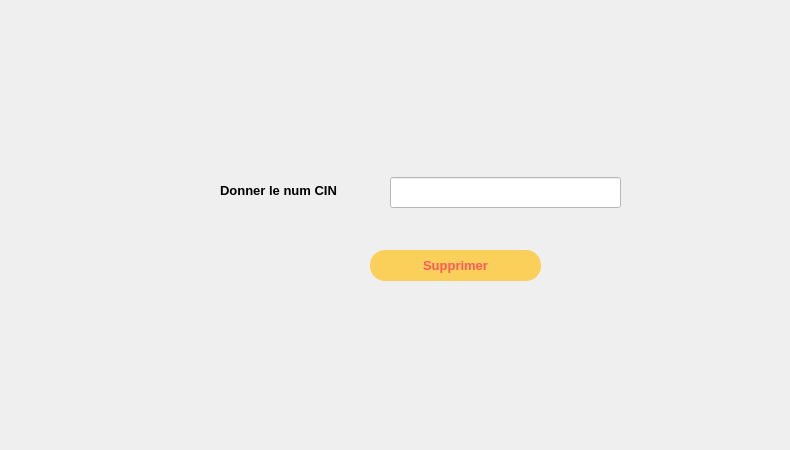
      <widget class="QWidget" name="tab_18">
       <attribute name="title">
        <string>supprimer</string>
       </attribute>
       <widget class="QWidget" name="widget" native="true">
        <property name="geometry">
         <rect>
          <x>120</x>
          <y>80</y>
          <width>661</width>
          <height>361</height>
         </rect>
        </property>
        <widget class="QLabel" name="label_88">
         <property name="geometry">
          <rect>
           <x>100</x>
           <y>100</y>
           <width>161</width>
           <height>20</height>
          </rect>
         </property>
         <property name="font">
          <font>
           <pointsize>10</pointsize>
           <weight>75</weight>
           <bold>true</bold>
          </font>
         </property>
         <property name="text">
          <string>Donner le num CIN </string>
         </property>
        </widget>
        <widget class="QLineEdit" name="Cin_supp">
         <property name="geometry">
          <rect>
           <x>270</x>
           <y>97</y>
           <width>231</width>
           <height>31</height>
          </rect>
         </property>
         <property name="styleSheet">
          <string notr="true">background : white;</string>
         </property>
        </widget>
        <widget class="QPushButton" name="pushButton_14">
         <property name="geometry">
          <rect>
           <x>250</x>
           <y>170</y>
           <width>171</width>
           <height>31</height>
          </rect>
         </property>
         <property name="font">
          <font>
           <pointsize>10</pointsize>
           <weight>75</weight>
           <bold>true</bold>
          </font>
         </property>
         <property name="styleSheet">
          <string notr="true">QPushButton{
border-radius:15px;
	background:#FACF5A;
	color:#FF5959;
	font-weight : bold;
}
QPushButton:hover
{
		background:#FF5959;
		color:#FACF5A;
		font-weight: bold;
}
</string>
         </property>
         <property name="text">
          <string>Supprimer</string>
         </property>
        </widget>
       </widget>
      </widget>
